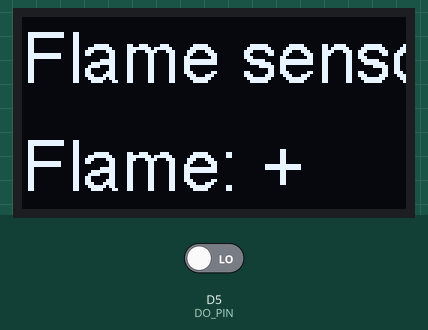
Bench run of a sketch on a simulated ESP8266 (NodeMCU). Parts: 128×64 one-colour display. The inputs (shaded band) are chosen by the test bench; at power-on: D5 (DO_PIN) LOW.

Above: at 2.8 s.
2.9 s: D5 (DO_PIN) driven HIGH
At 3.4 s:
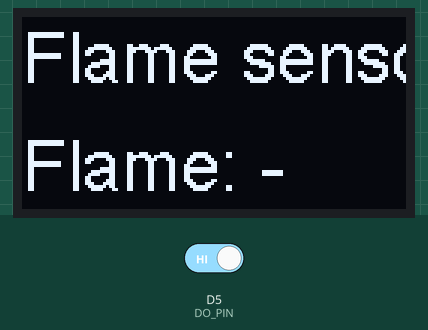
4.5 s: D5 (DO_PIN) driven LOW
At 5.9 s:
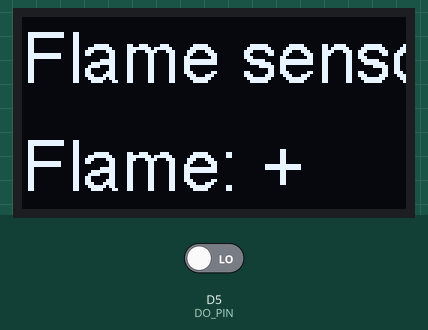
Timing chart, 0 to 7.5 s (numbered marks = the images above; inputs shaded):
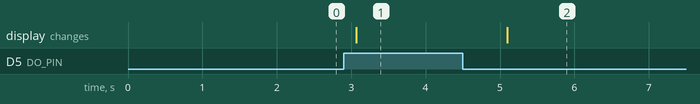

The sketch:

Flameoled.ino
```cpp
// /* Cảm biến ngọn lửa */
// #if defined (ESP8266)

// #define DO_PIN D5
// #elif defined (ESP32)

// #define DO_PIN 15
// #endif

// // Thiết lập chỉ chạy một lần
// void setup() {
// Serial.begin(115200);
// }

// // Vòng lặp chạy liên tục
// void loop() {
// bool flame = readDO();
// if (flame) {
//  Serial.println("Ngọn lửa: +");
//   } else {
//   Serial.println("Ngọn lửa: -");
// }
// delay(1000);


// }
// /* Cảm biến ngọn lửa */

// bool readDO () {
// int dValue =
// digitalRead(DO_PIN); // 0:có ngọn lửa; 1:không có ngọn lửa

// if (dValue) return 0;
// else return 1;

// }


#define DO_PIN D5
// oled
#include <SSD1306.h>
#define SDA_PIN D2
#define SCL_PIN D3
SSD1306 oled(0x3c, SDA_PIN, SCL_PIN);

void setup() {

  initOled();
  // put your setup code here, to run once:
  Serial.begin(115200);
}

void loop() {
  bool flame = readDO();
  if(flame){
    printOled("Flame sensor","Flame: +");
    // Serial.println("Flame: +");
  }else {
    printOled("Flame sensor","Flame: -");
    // Serial.println("Flame: -");
  }
  delay (1000);
}

bool readDO() {
  int dValue = digitalRead(DO_PIN);
  if (dValue) return 0;
  else return 1;
}

void initOled(){
  oled.init();
  oled.flipScreenVertically();
}

void printOled(String line1, String line2) {
  oled.clear();
  oled.setTextAlignment(TEXT_ALIGN_LEFT);
  oled.setFont(ArialMT_Plain_24);
  oled.drawString(0,0,line1);
  oled.drawString(0,36,line2);
  oled.display();
}
```

Measured:
- after the input at 2.9 s, the display: changes after 0.17 s (image 1)
- after the input at 4.5 s, the display: changes after 0.60 s (image 2)
